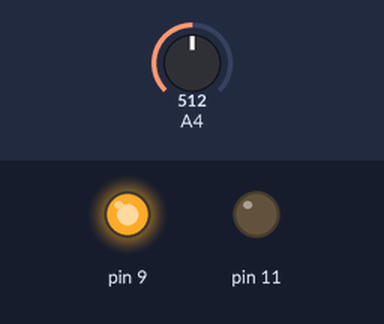
Simulated run of this sketch. Board: Arduino Uno, built with avr-gcc and run on an emulated ATmega328P. Parts: output pins drawn as LEDs (lit = HIGH). The test bench sets the inputs (shaded band); at power-on: A4 = 512. What the sketch prints to the serial monitor is not drawn.

Above: at 2.2 s.
2.3 s: A4 set to 528
3.8 s: A4 set to 553
At 5.0 s:
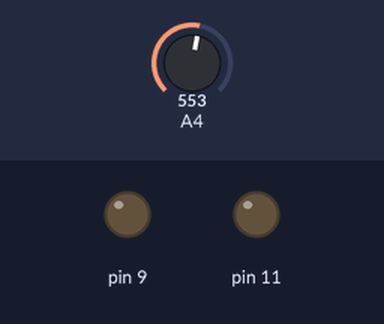
5.3 s: A4 set to 506
6.8 s: A4 set to 479
At 7.5 s:
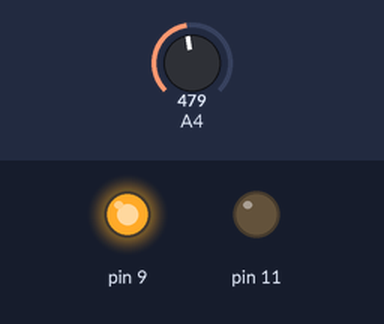
8.3 s: A4 set to 716
At 8.6 s:
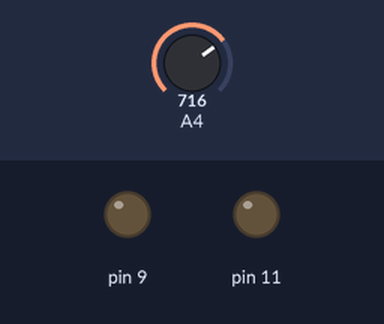
9.8 s: A4 set to 306
At 10.9 s:
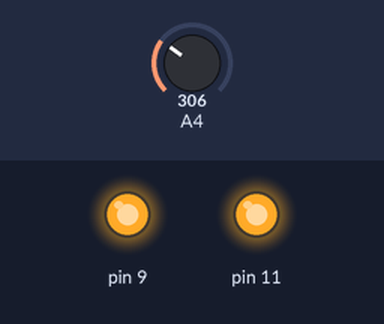
Timing chart, 0 to 12.3 s (numbered marks = the images above; inputs shaded):
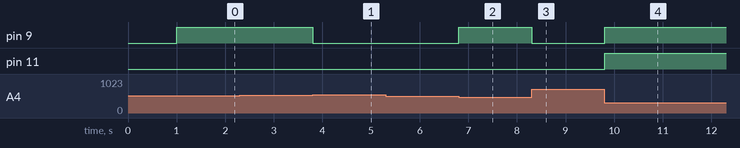

Measured:
- the behaviour switches between 536 and 537 on A4 (found by bisection; images 0 and 1)
- the behaviour switches between 488 and 487 on A4 (found by bisection; images 1 and 2)
- after the input at 3.8 s, pin 9: HIGH → LOW at once
- after the input at 6.8 s, pin 9: LOW → HIGH at once
- after the input at 8.3 s, pin 9: HIGH → LOW at once
- after the input at 9.8 s, pin 9, pin 11: LOW → HIGH at once

The sketch:

ECprobeSound1.ino
```cpp
// (licence header left out)
int x = 0;
int zSet = 512;
int deltaZ = 25;
boolean squareWave = false;

void setup() {
  Serial.begin(115200);
  analogWrite(9,0);
  delay(1000);
  pinMode(11,OUTPUT);
}

void loop() {

  analogWrite(9,255);
  while(x < zSet + deltaZ){
    x = analogRead(A4);
    Serial.println(x);
    delay(1);
  }
  analogWrite(9,0);
  while(x > zSet - deltaZ){
    x = analogRead(A4);
    Serial.println(x);
    delay(1);
  }
  digitalWrite(11,squareWave);
  squareWave = !squareWave;
}
```
